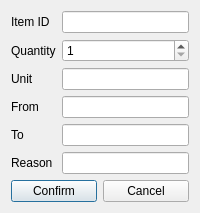
<?xml version="1.0" encoding="UTF-8"?>
<ui version="4.0">
 <class>MoveDialog</class>
 <widget class="QDialog" name="MoveDialog">
  <property name="windowTitle">
   <string>Move</string>
  </property>
  <layout class="QVBoxLayout" name="verticalLayout">
   <item>
    <layout class="QFormLayout" name="formLayout">
     <item row="0" column="0">
      <widget class="QLabel" name="itemIdLabel">
       <property name="text">
        <string>Item ID</string>
       </property>
      </widget>
     </item>
     <item row="0" column="1">
      <widget class="QLineEdit" name="itemIdLineEdit"/>
     </item>
     <item row="1" column="0">
      <widget class="QLabel" name="quantityLabel">
       <property name="text">
        <string>Quantity</string>
       </property>
      </widget>
     </item>
     <item row="1" column="1">
      <widget class="QSpinBox" name="quantitySpinBox">
       <property name="minimum">
        <number>1</number>
       </property>
       <property name="maximum">
        <number>1000000</number>
       </property>
      </widget>
     </item>
     <item row="2" column="0">
      <widget class="QLabel" name="unitLabel">
       <property name="text">
        <string>Unit</string>
       </property>
      </widget>
     </item>
     <item row="2" column="1">
      <widget class="QLineEdit" name="unitLineEdit"/>
     </item>
     <item row="3" column="0">
      <widget class="QLabel" name="fromLocationLabel">
       <property name="text">
        <string>From</string>
       </property>
      </widget>
     </item>
     <item row="3" column="1">
      <widget class="QLineEdit" name="fromLocationLineEdit"/>
     </item>
     <item row="4" column="0">
      <widget class="QLabel" name="toLocationLabel">
       <property name="text">
        <string>To</string>
       </property>
      </widget>
     </item>
     <item row="4" column="1">
      <widget class="QLineEdit" name="toLocationLineEdit"/>
     </item>
     <item row="5" column="0">
      <widget class="QLabel" name="reasonLabel">
       <property name="text">
        <string>Reason</string>
       </property>
      </widget>
     </item>
     <item row="5" column="1">
      <widget class="QLineEdit" name="reasonLineEdit"/>
     </item>
    </layout>
   </item>
   <item>
    <layout class="QHBoxLayout" name="buttonLayout">
     <item>
      <widget class="QPushButton" name="confirmButton">
       <property name="text">
        <string>Confirm</string>
       </property>
      </widget>
     </item>
     <item>
      <widget class="QPushButton" name="cancelButton">
       <property name="text">
        <string>Cancel</string>
       </property>
      </widget>
     </item>
    </layout>
   </item>
  </layout>
 </widget>
 <resources/>
 <connections/>
</ui>
